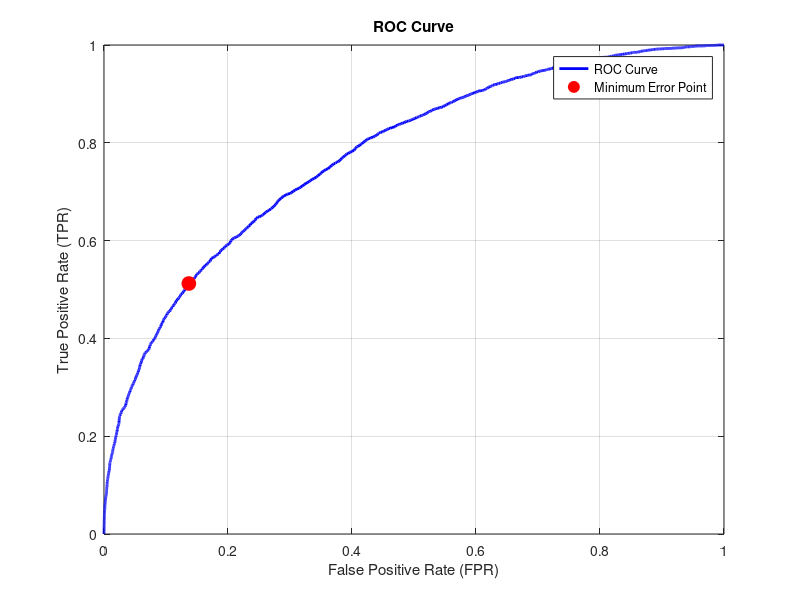
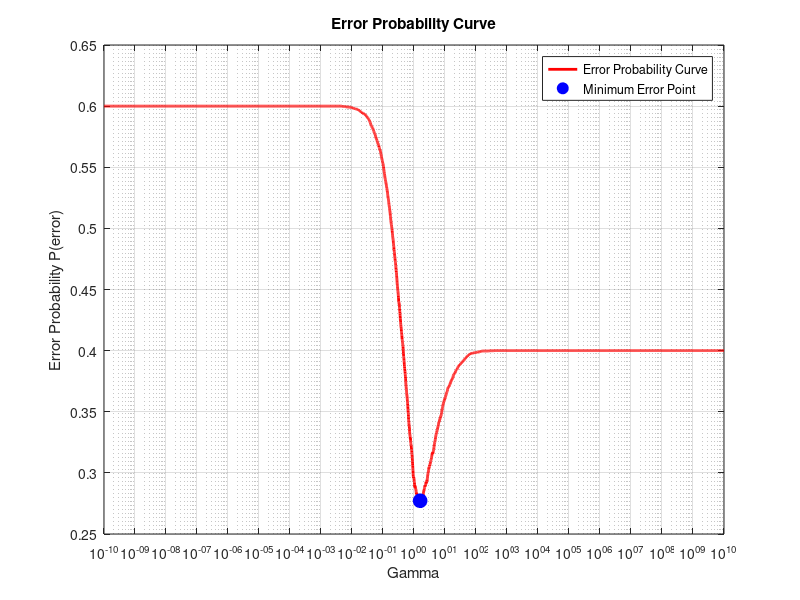
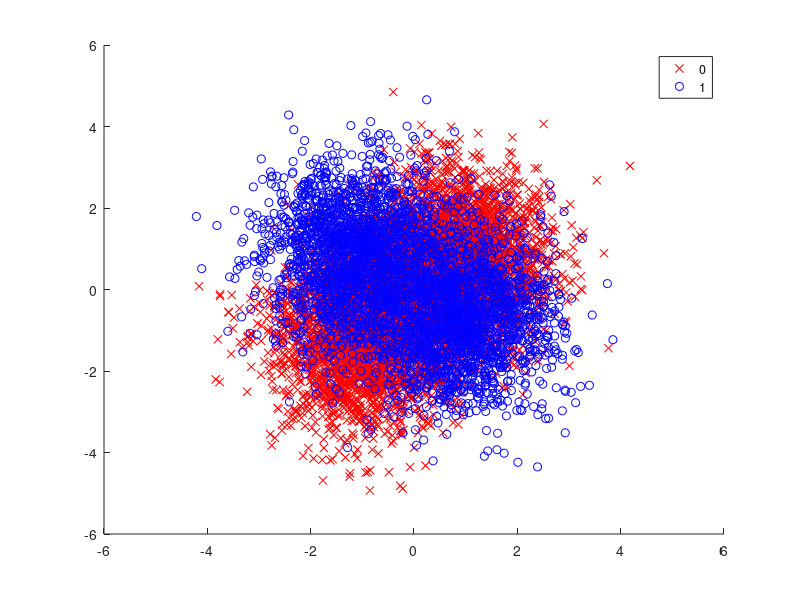

The MATLAB script that drew these images, in order: (Note: this script raises an error after producing the figures.)
% Define parameters
% This code is for question1 part 1————————dejin wang
clear
clc

% Class priors
prior_0 = 0.6;
prior_1 = 0.4;

% Weights for class-conditional Gaussians
w = [0.5, 0.5]; 

% Mean vectors for class 0 and class 1
m01 = [-0.9, -1.1];
m02 = [0.8, 0.75];
m11 = [-1.1, 0.9];
m12 = [0.9, -0.75];

% Covariance matrix for all Gaussian distributions
Cij = [0.75, 0; 0, 1.25];

% Total number of samples
n_samples = 10000;

% Generate data
rng('default'); % For reproducibility
data = [];
labels = [];

% Number of samples for each class
n_0 = round(prior_0 * n_samples);
n_1 = round(prior_1 * n_samples);

% Generate class 0 samples
samples_01 = mvnrnd(m01, Cij, round(w(1) * n_0));
samples_02 = mvnrnd(m02, Cij, round(w(2) * n_0));
data = [data; samples_01; samples_02];
labels = [labels; zeros(size(samples_01, 1), 1); zeros(size(samples_02, 1), 1)];

% Generate class 1 samples
samples_11 = mvnrnd(m11, Cij, round(w(1) * n_1));
samples_12 = mvnrnd(m12, Cij, round(w(2) * n_1));
data = [data; samples_11; samples_12];
labels = [labels; ones(size(samples_11, 1), 1); ones(size(samples_12, 1), 1)];

% Compute likelihoods for class 0 and class 1
likelihood_0 = w(1) * mvnpdf(data, m01, Cij) + w(2) * mvnpdf(data, m02, Cij);
likelihood_1 = w(1) * mvnpdf(data, m11, Cij) + w(2) * mvnpdf(data, m12, Cij);

% Compute likelihood ratio
likelihood_ratio = likelihood_1 ./ likelihood_0;

% Initialize variables for ROC curve
gamma_values = logspace(-10, 10, 10000); % Gamma values for decision threshold
TPR_list = zeros(length(gamma_values), 1); % True Positive Rate list
FPR_list = zeros(length(gamma_values), 1); % False Positive Rate list
error_prob_list = zeros(length(gamma_values), 1); % Error probability list

% Compute TPR, FPR, and error probability for each gamma value
for i = 1:length(gamma_values)
    gamma = gamma_values(i);
    
    % Classification decision based on likelihood ratio and threshold gamma
    decision = likelihood_ratio > gamma;

    % Compute TP, FP, TN, FN
    TP = sum((decision == 1) & (labels == 1)); % True positives
    FP = sum((decision == 1) & (labels == 0)); % False positives
    TN = sum((decision == 0) & (labels == 0)); % True negatives
    FN = sum((decision == 0) & (labels == 1)); % False negatives

    % Compute TPR (True Positive Rate) and FPR (False Positive Rate)
    TPR = TP / (TP + FN); % Sensitivity or Recall
    FPR = FP / (FP + TN); % False Positive Rate
    FNR = FN / (FN + TP); % False Negative Rate

    % Compute error probability P(error; gamma)
    error_prob = FPR * prior_0 + FNR * prior_1; % Weighted by prior probabilities

    % Store TPR, FPR, and error probability
    TPR_list(i) = TPR;
    FPR_list(i) = FPR;
    error_prob_list(i) = error_prob;
end

% Find the minimum error probability and corresponding gamma value
[min_error_prob, min_idx] = min(error_prob_list); % Find minimum error probability
best_gamma = gamma_values(min_idx); % Corresponding gamma value

% Get the TPR and FPR for the minimum error probability
best_TPR = TPR_list(min_idx);
best_FPR = FPR_list(min_idx);

% Output the minimum error probability and best gamma
fprintf('Minimum Error Probability: %.4f at Gamma: %.4f\n', min_error_prob, best_gamma);
fprintf('Corresponding TPR: %.4f, FPR: %.4f\n', best_TPR, best_FPR);

% Plot ROC curve
figure;
plot(FPR_list, TPR_list, 'b-', 'LineWidth', 2);
xlabel('False Positive Rate (FPR)');
ylabel('True Positive Rate (TPR)');
title('ROC Curve');
grid on;

% Plot the minimum error point on the ROC curve
hold on;
plot(best_FPR, best_TPR, 'ro', 'MarkerSize', 10, 'MarkerFaceColor', 'r'); % Use red circle to mark the minimum error point
legend('ROC Curve', 'Minimum Error Point', 'Location', 'Best');
hold off;

% Plot Error Probability curve
figure;
plot(gamma_values, error_prob_list, 'r-', 'LineWidth', 2);
xlabel('Gamma');
ylabel('Error Probability P(error)');
title('Error Probability Curve');
set(gca, 'XScale', 'log'); % Set x-axis to logarithmic scale
grid on;

% Mark the minimum error point on the error probability curve
hold on;
plot(best_gamma, min_error_prob, 'bo', 'MarkerSize', 10, 'MarkerFaceColor', 'b');
legend('Error Probability Curve', 'Minimum Error Point', 'Location', 'Best');
hold off;

% Define parameters
x_range = linspace(min(data(:,1))-1, max(data(:,1))+1, 200); % X-axis range
y_range = linspace(min(data(:,2))-1, max(data(:,2))+1, 200); % Y-axis range
[x_mesh, y_mesh] = meshgrid(x_range, y_range); % Create a grid

% Flatten the grid
grid_points = [x_mesh(:), y_mesh(:)];

% Compute likelihoods for class 0 and class 1 for grid points
likelihood_0_grid = w(1) * mvnpdf(grid_points, m01, Cij) + w(2) * mvnpdf(grid_points, m02, Cij);
likelihood_1_grid = w(1) * mvnpdf(grid_points, m11, Cij) + w(2) * mvnpdf(grid_points, m12, Cij);

% Compute likelihood ratio for grid points
likelihood_ratio_grid = likelihood_1_grid ./ likelihood_0_grid;

% Make classification decision for the grid points using the best_gamma
decision_grid = likelihood_ratio_grid > best_gamma;

% Reshape decision grid back to mesh size
decision_grid = reshape(decision_grid, size(x_mesh));

% Plot the decision boundary
figure;
gscatter(data(:,1), data(:,2), labels, 'rb', 'xo');
hold on;
contour(x_mesh, y_mesh, decision_grid, [0.5 0.5], 'k-', 'LineWidth', 2); % Decision boundary at likelihood ratio = best_gamma
xlabel('Feature 1');
ylabel('Feature 2');
title('Decision Boundary');
legend('Class 0', 'Class 1', 'Decision Boundary');
grid on;
hold off;
